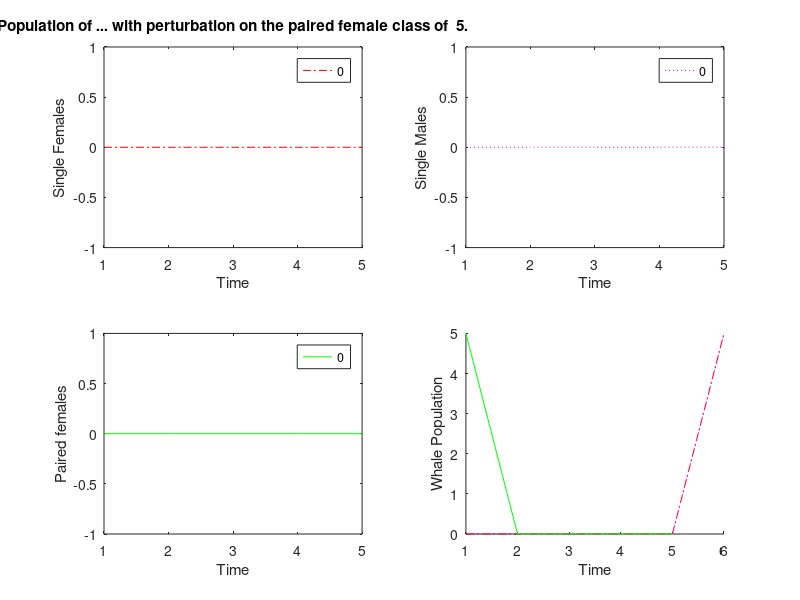
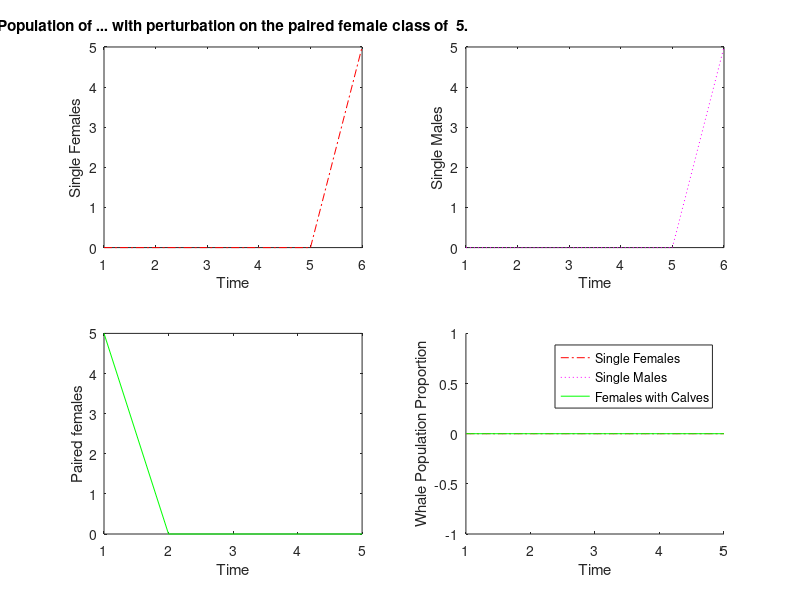

The MATLAB source for these figures, in order:
%Whale Group at MTBI
%created by Ivan E. Cao-Berg

%This function creates a population proportion plot for each cycle and another plot of population sizes of those cycles
function whaleoscpf( epsilon, muj, mux, muy, px0, x0, y0, k )

if nargin == 0
    option = input( 'Do you want to work with fin whales (1), with right whales (2) or another whale (3)? : ' )
    if option == 1
         betax = 0.5;
         betay = 0.5;
         mux = 0.955;
         muy = 0.965;
         muj = 0.96;
    end
    if option == 2
         betax = 0.5;
         betay = 0.5;
         mux = 0.925;
         muy = 0.94;
         muj = 0.957;
    end
    if option == 3
         betax = input( 'Please input a value for betax :' );
         betay = input( 'Please input a value for betay :' );
         mux = input( 'Please input a value for mux :' );
         muy = input( 'Please input a value for muy :' );
         muj = input( 'Please input a value for muj :' );
    end
%Number of iterations = numbers of generations
c = input('For how many generations do you want to run the simulation? :')
end

%Zero matrixes for reserving space in memory
x = zeros(1,c);
y = zeros(1,c);
px = zeros(1,c);
time = zeros(1,c);
propx = zeros(1,c);
propy = zeros(1,c);
propp = zeros(1,c);

%Initial Conditions
epsilon = input('Please type the value for epsilon ( no noise -> epsilon = 0 ) :')
px0 = input('Please type the value for P_0 :')
x0 = input('Please type the value for x_0 :')
y0 = input('Please type the value for y_0 :')
k = input('Please type the value for the delay :' )

%Options
option = input('Do you want p(0)=p(1)=p(2)...=p(k)? Yes=1 No=0 : ')
if option == 1 
    for delay = 1 : k
    px(delay)=px0;
    end
end

if option == 0
    for delay = 2 : k
    px(delay) = input('Please type the value for px() : ');
    end
end

%Initial Conditions = First Generation
x(k+1)=x0;
y(k+1)=y0;
px(1)=px0;

%Recursion Formula
for t = 12:c %Counter for number of generations
    x(t) = x_f( epsilon, betax, mux, muj, muy, x(t-1), y(t-1), px(t-1), px(t-k), k); 
    y(t) = y_f( betay, mux, muy, y(t-1), px(t-k) );
    px(t) = px_fosc( epsilon, muj, mux, muy, x(t-1), y(t-1), t );
    propx(t) = ppx( x(t-1), y(t-1), px(t-1));
    propy(t) = ppy( x(t-1), y(t-1), px(t-1));
    propp(t) = ppp( x(t-1), y(t-1), px(t-1));
end

%%%%%%%%%%%%%%%%%%%
% Figure Number 1 %
%%%%%%%%%%%%%%%%%%%
%Divides the plot into four subplots
%First subplot : Time vs. Proportion of Single Females
figure(1)
subplot(2,2,1)
plot(propx,'r-.')
xlabel('Time')
ylabel('Single Females')
title(['Population of ... with perturbation on the paired female class of  ' num2str(epsilon) '.'])
legend([num2str(propx(c-1))])

%Second subplot : Time vs. Proportion of Single Males
subplot(2,2,2)
plot(propy,'m:')
xlabel('Time')
ylabel('Single Males')
legend([num2str(propy(c-1))])

%Third subplot : Time vs. Proportion of Paired Females
subplot(2,2,3)
plot(propp,'g-')
xlabel('Time')
ylabel('Paired females')
legend([num2str(propp(c-1))])

%Fourth subplot :  : Time vs. Whale Population Size
subplot(2,2,4)
hold on
plot(x,'r-.')
plot(y,'m:')
plot(px,'g-')
xlabel('Time')
ylabel('Whale Population')
hold off

%%%%%%%%%%%%%%%%%%%
% Figure Number 2 %
%%%%%%%%%%%%%%%%%%%
%Divides the plot into four subplots
%First subplot : Time vs. Population Size of Single Females
figure(2)
subplot(2,2,1)
plot(x,'r-.')
xlabel('Time')
ylabel('Single Females')
title(['Population of ... with perturbation on the paired female class of  ' num2str(epsilon) '.'])

%Second subplot : Time vs. Population Size of Single Males
subplot(2,2,2)
plot(y,'m:')
xlabel('Time')
ylabel('Single Males')

%Third subplot : Time vs. Population Size of Paired Females
subplot(2,2,3)
plot(px,'g-')
xlabel('Time')
ylabel('Paired females')

%Fourth subplot : Time vs. Whale Population Proportion
subplot(2,2,4)
hold on
plot(propx,'r-.')
plot(propy,'m:')
plot(propp,'g-')
xlabel('Time')
ylabel('Whale Population Proportion')
legend('Single Females','Single Males','Females with Calves')
hold off